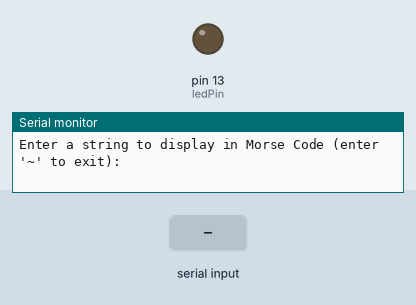
Recording of a sketch running on a simulated Arduino Uno, built with avr-gcc and run on an emulated ATmega328P. Parts: output pins drawn as LEDs (lit = HIGH), the last lines printed to the serial monitor. The test bench sets the inputs (shaded band).

Above: at 1.2 s.
1.3 s: "90 45\n" received over Serial
At 1.7 s:
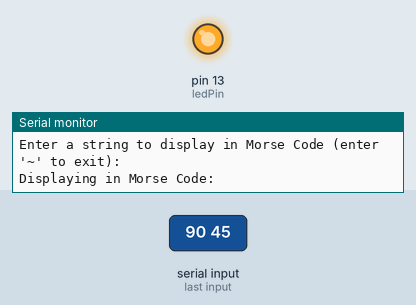
Timing chart, 0 to 10.3 s (numbered marks = the images above; inputs shaded):
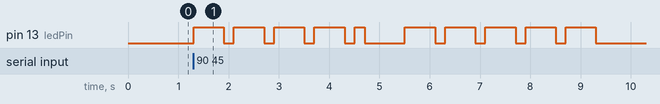

The sketch:

proj1.ino
```cpp
const int ledPin = 13;        // LED connected to digital pin 13
const int dotDuration = 200;  // Duration of a dot in milliseconds
const int dashDuration = 600; // Duration of a dash in milliseconds
const int letterSpace = 600;  // Space between letters
const int wordSpace = 1400;   // Space between words

volatile bool stopExecution = false;  // Interrupt flag to stop execution

// using const char* rather than String saved 7% of dynamic memory
const char* morseTable[36] = {
  ".-", "-...", "-.-.", "-..", ".", "..-.", "--.", "....", "..", ".---",
  "-.-", ".-..", "--", "-.", "---", ".--.", "--.-", ".-.", "...", "-",
  "..-", "...-", ".--", "-..-", "-.--", "--..", "-----", ".----", "..---",
  "...--", "....-", ".....", "-....", "--...", "---..", "----."
};

void setup() {
  pinMode(ledPin, OUTPUT);
  Serial.begin(9600);
  Serial.println("Enter a string to display in Morse Code (enter '~' to exit):");
}

void loop() {
  if (Serial.available()) {
    String input = Serial.readStringUntil('\n');

    // Check for '~' to trigger stop
    if (input.indexOf('~') != -1) {
      Serial.println("Interrupt received, stopping...");
      stopExecution = true;  // Set the flag to stop further execution
      return;  // Exit the loop
    }

    // Reset the stop flag before processing input
    stopExecution = false;

    Serial.println("Displaying in Morse Code:");
    for (int i = 0; i < input.length(); i++) {
      // Check if interrupt is triggered while processing
      if (Serial.available()) {
        String interruptCheck = Serial.readStringUntil('\n');
        if (interruptCheck.indexOf('~') != -1) {
          Serial.println("Interrupt received during processing, stopping...");
          stopExecution = true;
          break;  // Break out of the loop
        }
      }

      if (stopExecution) {
        Serial.println("Execution stopped");
        return;
      }

      char c = toupper(input[i]);
      if (c == ' ') {
        nonBlockingDelay(wordSpace);
      } else {
        int index = c - 'A';
        if (index >= 0 && index < 26) {
          displayMorse(morseTable[index]);
        } else if (c >= '0' && c <= '9') {
          displayMorse(morseTable[c - '0' + 26]);
        }
        nonBlockingDelay(letterSpace);
      }
    }
  }
}

void displayMorse(const char* morse) {
  for (int i = 0; morse[i] != '\0'; i++) {
    // Check for '~' during Morse code output
    if (Serial.available()) {
      String interruptCheck = Serial.readStringUntil('\n');
      if (interruptCheck.indexOf('~') != -1) {
        Serial.println("Interrupt received during Morse code output, stopping...");
        stopExecution = true;
        return;
      }
    }

    if (stopExecution) {
      Serial.println("Execution stopped during Morse code output");
      return;
    }

    if (morse[i] == '.') {
      digitalWrite(ledPin, HIGH);
      nonBlockingDelay(dotDuration);
    } else if (morse[i] == '-') {
      digitalWrite(ledPin, HIGH);
      nonBlockingDelay(dashDuration);
    }
    digitalWrite(ledPin, LOW);
    nonBlockingDelay(dotDuration);  // Space between dots and dashes
  }
}

// Non-blocking delay function using millis()
void nonBlockingDelay(int duration) {
  unsigned long startTime = millis();
  while (millis() - startTime < duration) {
    // During this time, check for interrupts
    if (Serial.available()) {
      String interruptCheck = Serial.readStringUntil('\n');
      if (interruptCheck.indexOf('~') != -1) {
        Serial.println("Interrupt received during delay, stopping...");
        stopExecution = true;
        return;
      }
    }

    if (stopExecution) {
      return;
    }
  }
}
```

Measured:
- after the input at 1.3 s, pin 13 (ledPin): goes 4 × (HIGH 0.60 s, LOW 0.20 s), HIGH 0.20 s, LOW 0.80 s, 4 × (HIGH 0.60 s, LOW 0.20 s), HIGH 0.60 s, then LOW, starting at once
